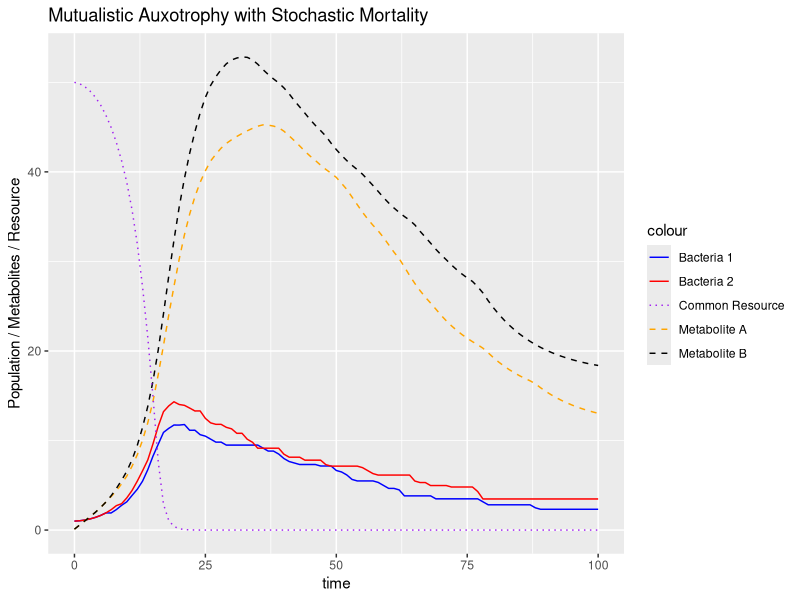

The R source for this figure:
## ---- chunk 1
#install.packages("deSolve")
library(deSolve)
library(ggplot2)

# Define model function
bacteria_growth <- function(t, state, parameters) {
  with(as.list(c(state, parameters)), {
    
    # Resource uptake with Michaelis-Menten kinetics
    uptake_B1 <- mu1 * (R / (K_m + R)) * (A / (K_A + A)) * B1
    uptake_B2 <- mu2 * (R / (K_m + R)) * (B / (K_B + B)) * B2
    
    # Resource consumption
    loss_B1 <- (1/Y) * uptake_B1  
    loss_B2 <- (1/Y) * uptake_B2
    
    # Stochastic mortality for both populations
    mortality_B1 <- rpois(1, max(0, m * B1 * rgamma(1, shape = alpha, scale = beta)))
    mortality_B2 <- rpois(1, max(0, m * B2 * rgamma(1, shape = alpha, scale = beta)))
    
    # Population dynamics with stochastic mortality
    dB1 <- max(0, B1 + uptake_B1 - mortality_B1) - B1
    dB2 <- max(0, B2 + uptake_B2 - mortality_B2) - B2
    
    # Metabolite dynamics (B1 produces A, B2 consumes A; B2 produces B, B1 consumes B)
    dA <- Y_A * B1 - gamma_A * A
    dB <- Y_B * B2 - gamma_B * B
    
    # Resource depletion with a small floor to prevent zero values
    dR <- max(1e-6, R - (loss_B1 + loss_B2)) - R
    
    list(c(dB1, dB2, dA, dB, dR))
  })
}

# Parameters
parameters <- c(mu1 = 0.3,   # Growth rate for B1
                mu2 = 0.3,   # Growth rate for B2
                K_m = 5,    # Half-saturation for common resource
                K_A = 2,    # Half-saturation for metabolite A
                K_B = 2,    # Half-saturation for metabolite B
                Y = 0.5,    # Yield for common resource
                Y_A = 0.5,  # Yield of metabolite A by B1
                Y_B = 0.5,  # Yield of metabolite B by B2
                gamma_A = 0.1,  # Decay rate of metabolite A
                gamma_B = 0.1,  # Decay rate of metabolite B
                m = 0.08,   # Baseline mortality rate
                alpha = 1.2,  # Gamma shape for stochastic mortality
                beta = 0.2)  # Gamma scale for stochastic mortality

# Initial conditions
state <- c(B1 = 1, B2 = 1, A = 0.1, B = 0.1, R = 50)  # Initial populations and resources

# Time sequence
times <- seq(0, 100, by = 1)  

# Solve the ODE system using a stable solver
set.seed(123)  
out <- ode(y = state, times = times, func = bacteria_growth, parms = parameters, method = "rk4")

# Convert to dataframe and plot
out_df <- as.data.frame(out)

ggplot(out_df, aes(x = time)) +
  geom_line(aes(y = B1, color = "Bacteria 1")) +
  geom_line(aes(y = B2, color = "Bacteria 2")) +
  geom_line(aes(y = A, color = "Metabolite A"), linetype = "dashed") +
  geom_line(aes(y = B, color = "Metabolite B"), linetype = "dashed") +
  geom_line(aes(y = R, color = "Common Resource"), linetype = "dotted") +
  labs(y = "Population / Metabolites / Resource", title = "Mutualistic Auxotrophy with Stochastic Mortality") +
  scale_color_manual(values = c("blue", "red", "purple", "orange", "black"))
